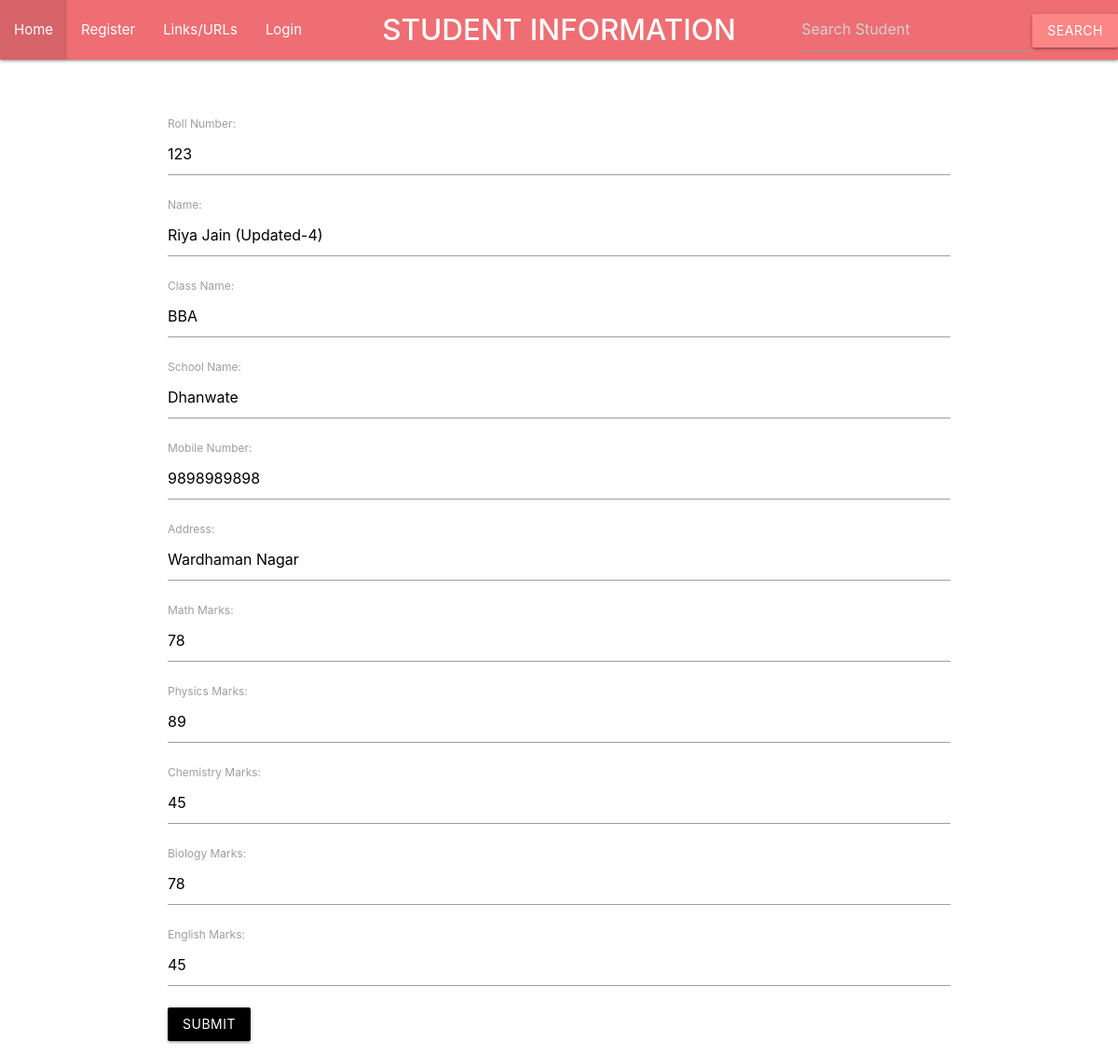
Page /updatestudent/6/ on the committed database.
### main/models.py (models this page shows, shortened)
class StudentInfo(models.Model):
    StudentRollNumber = models.CharField(max_length=10)
    StudentName  = models.CharField(max_length=50)
    StudentClass  = models.CharField(max_length=50,null=True)
    StudentSchool  = models.CharField(max_length=50,null=True)
    StudentMobile = models.IntegerField(validators=[MinValueValidator(999999999), MaxValueValidator(9999999999)], null=True)
    StudentAddress  = models.CharField(max_length=50,null=True)
    MathMarks  = models.IntegerField(null=True)
    PhysicsMarks = models.IntegerField(null=True)
    ChemistryMarks  = models.IntegerField(null=True)
    BioMarks  = models.IntegerField(null=True)
    EnglishMarks  = models.IntegerField(null=True)

### main/views.py (the view)
# urls.py: path("updatestudent/<str:pk>/", views.updatestudent, name = 'updatestudent'),
def updatestudent(request, pk):
    studentinfos = StudentInfo.objects.get(id=pk)
    form = StudentInfoForm(instance=studentinfos)
    if request.method == "POST":
        form = StudentInfoForm(request.POST, instance=studentinfos)
        if form.is_valid():
            form.save()
            messages.success(request, f"{studentinfos} Updated Successfully")
            return redirect('main:homepage')
    return render(request,
                    "main/updatestudent.html",
                    context={"form":form}
                    )

### main/forms.py (shortened to what this page needs)
class StudentInfoForm(forms.ModelForm):
    StudentRollNumber = forms.CharField(label='Roll Number')
    StudentName  = forms.CharField(label='Name')
    StudentClass  = forms.CharField(label='Class Name')
    StudentSchool  = forms.CharField(label='School Name')
    StudentMobile = forms.IntegerField(label='Mobile Number')
    StudentAddress  = forms.CharField(label='Address')
    MathMarks  = forms.IntegerField(label='Math Marks')
    PhysicsMarks = forms.IntegerField(label='Physics Marks')
    ChemistryMarks  = forms.IntegerField(label='Chemistry Marks')
    BioMarks  = forms.IntegerField(label='Biology Marks')
    EnglishMarks = forms.IntegerField(label='English Marks')
    class Meta:
        model = StudentInfo
        fields = ["StudentRollNumber", "StudentName",  "StudentClass",  "StudentSchool",  "StudentMobile",  "StudentAddress",  "MathMarks",  "PhysicsMarks",  "ChemistryMarks",  "BioMarks",  "EnglishMarks"]

### main/templates/main/updatestudent.html (shortened to what this page needs)
{% extends "main/header.html" %}
{% block content %}
    <form method="POST">
        {{form.as_p}}
        <button class="btn" style="background-color:black" type="submit" name="Create Task">Submit</button>
    </form>
{% endblock %}

### rows in the picture
StudentInfo: StudentRollNumber "123", StudentName "Riya Jain (Updated-4)", StudentClass "BBA", StudentSchool "Dhanwate", StudentMobile "9898989898", StudentAddress "Wardhaman Nagar", MathMarks "78", PhysicsMarks "89", ChemistryMarks "45", BioMarks "78", EnglishMarks "45"
